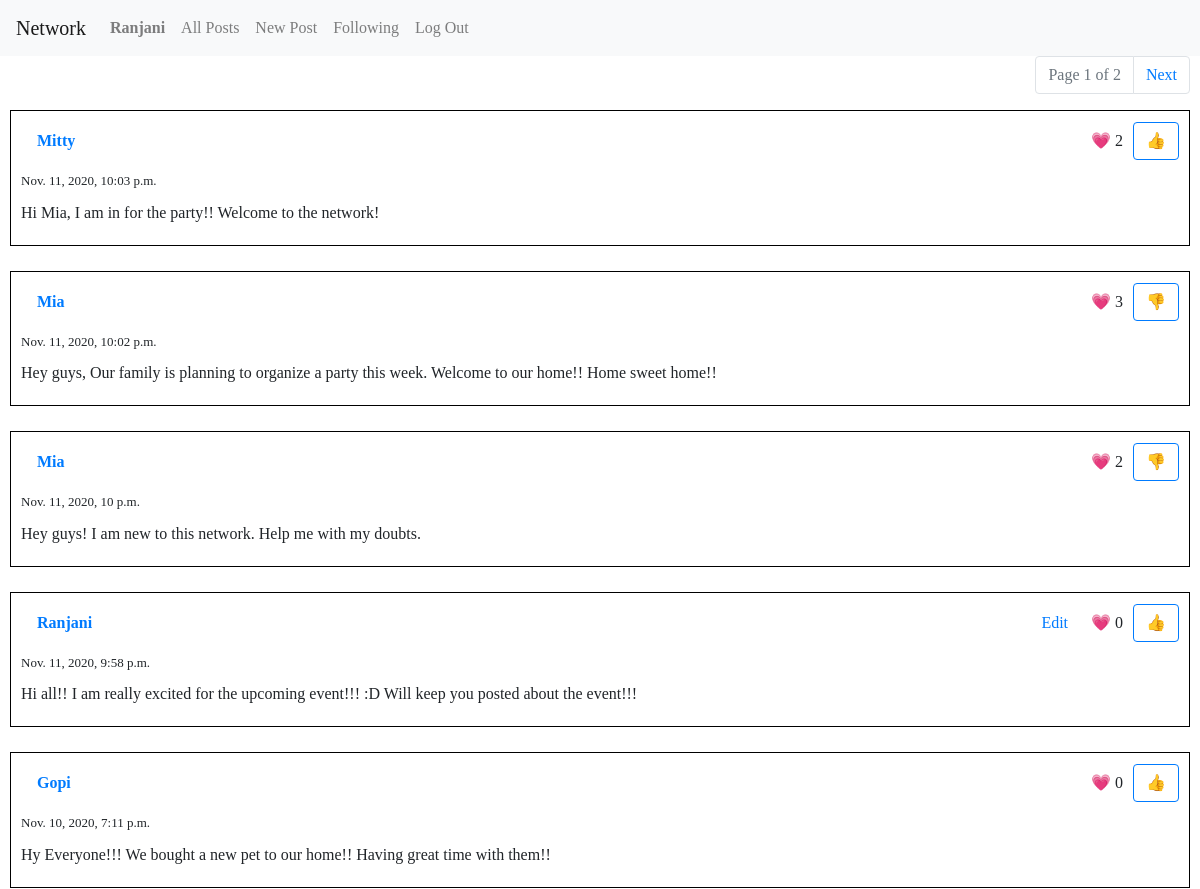
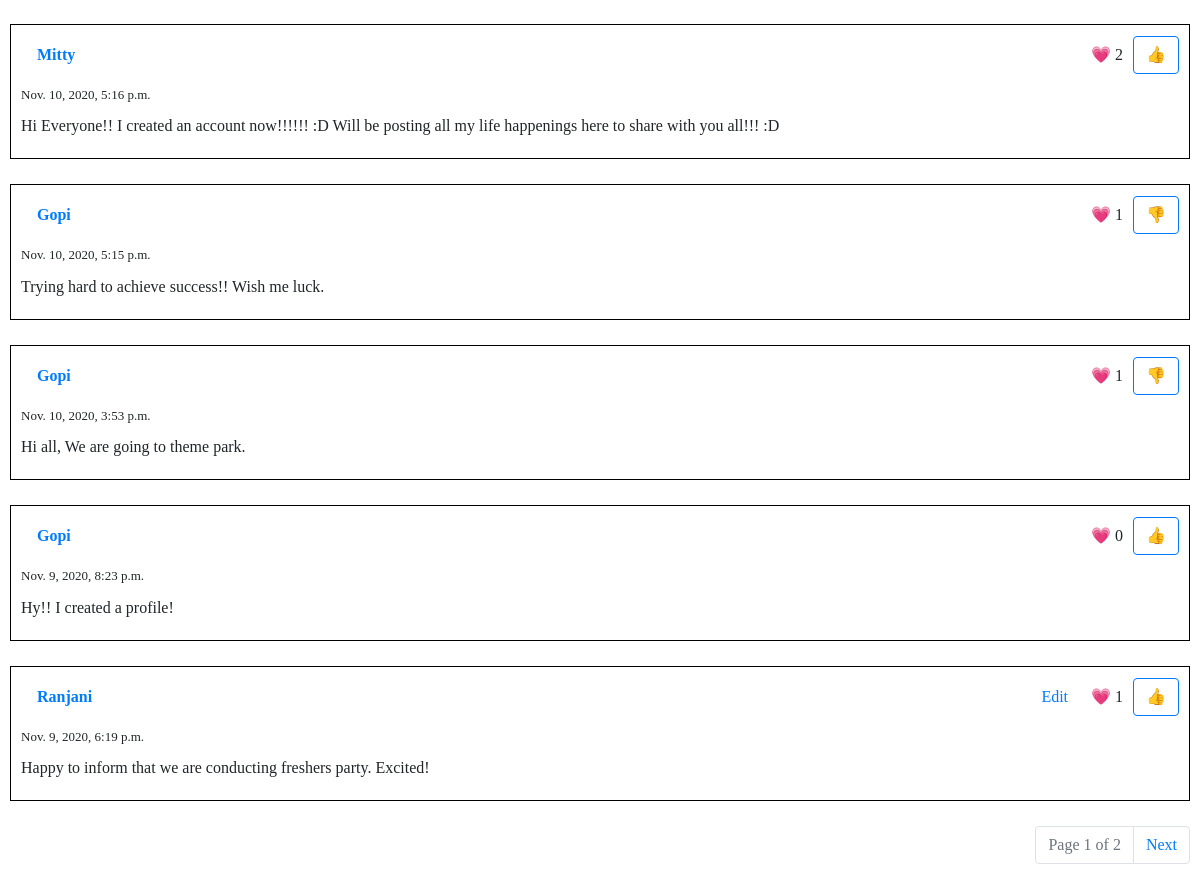
Page / (signed in) on the earlier database version (2 pictures, top to bottom).
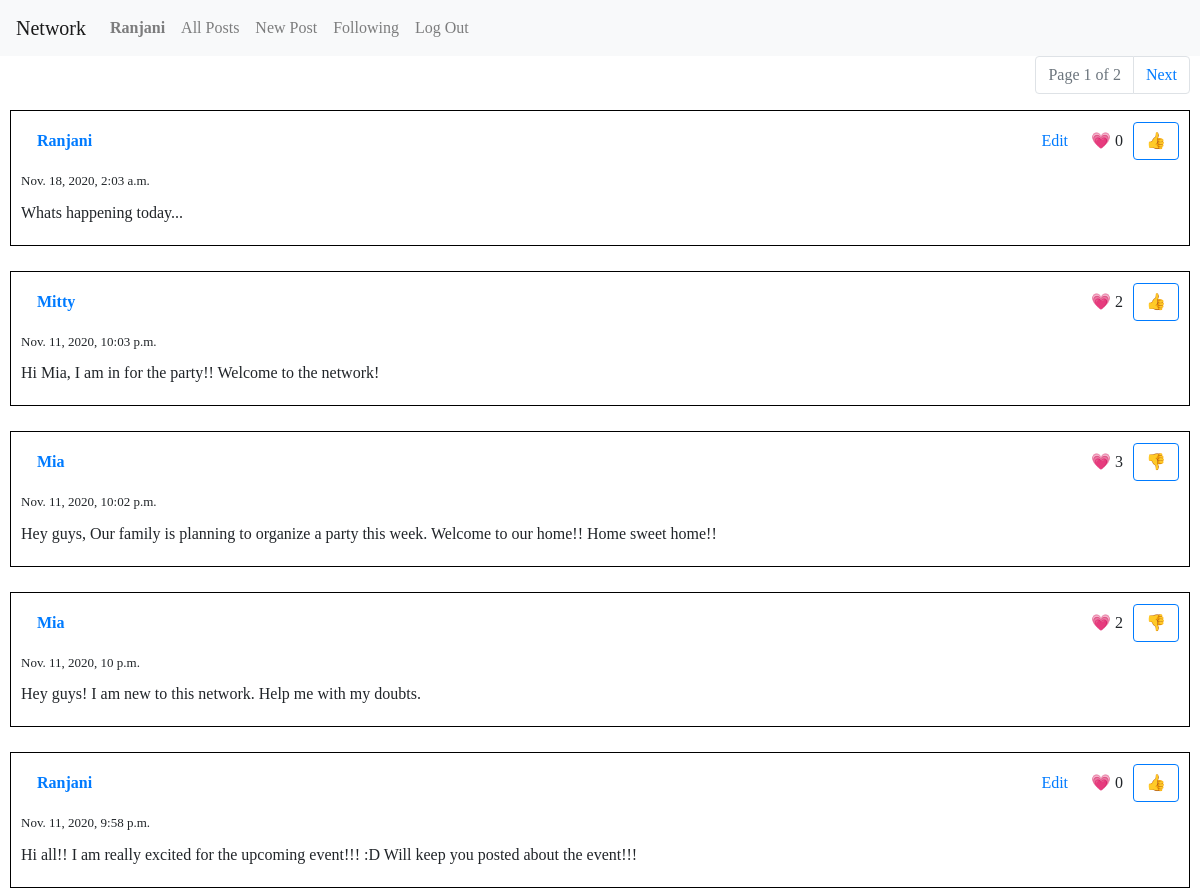
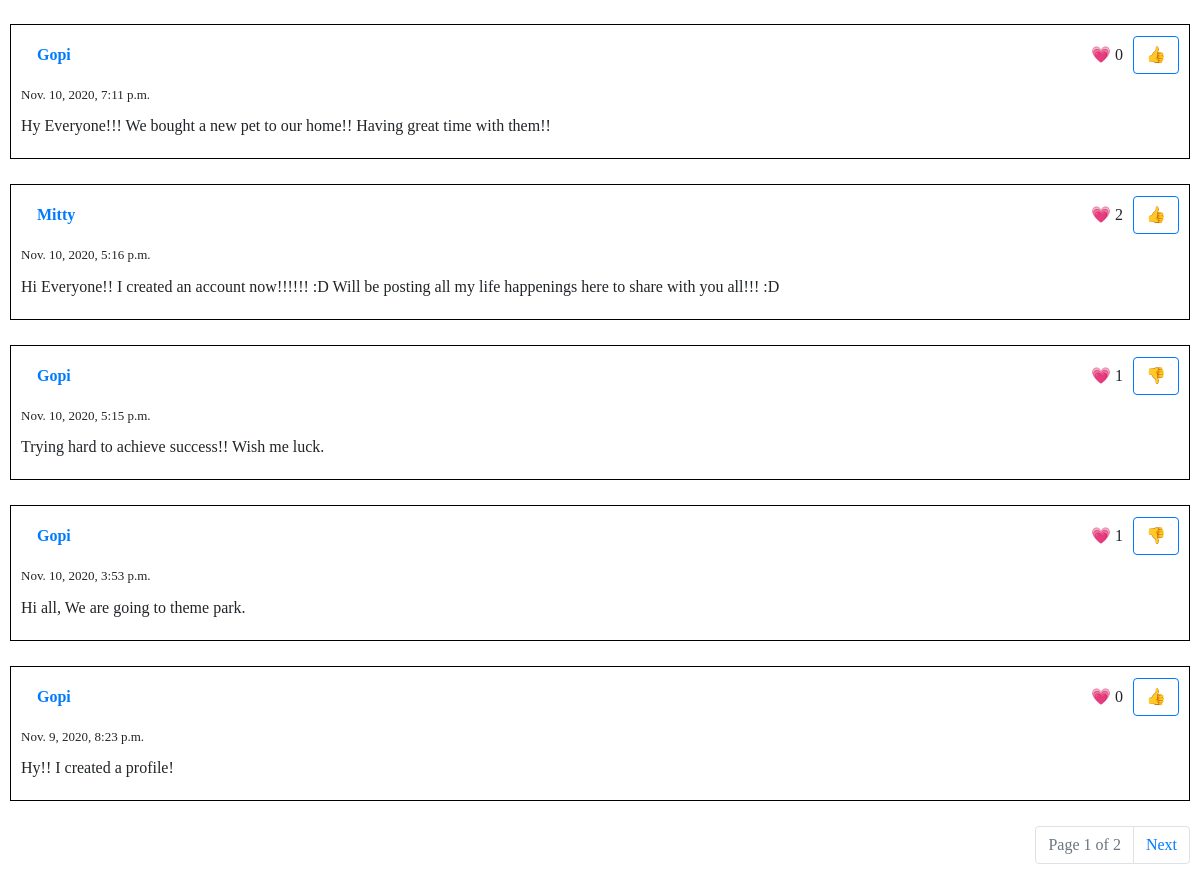
Same page on the later database version (2 pictures, top to bottom).
### network/models.py (models this page shows, shortened)
class Posts(models.Model):
    creator = models.ForeignKey(User,on_delete=models.SET_NULL, null=True, blank=True, related_name="posts")
    content = models.TextField(max_length=500)
    created = models.DateTimeField(default=timezone.now)

class User(AbstractUser):
    pass

### network/views.py (the view)
# urls.py: path("", views.index, name="index"),
def index(request):
    posts = Posts.objects.all().order_by(POSTS_ORDER)
    return render(request, "network/index.html", {
        "all_posts": get_posts_in_page(request, posts)
    })

### network/templatetags/network_filters.py (called while the page is built)
@register.filter
def user_likes(likes, user):
    return any(like.liker == user for like in likes.all())

### network/views.py (called while the page is built)
def get_posts_in_page(request, posts):
    paginator = Paginator(posts, 10)
    page = request.GET.get('page')
    return paginator.get_page(page)

### network/templates/network/index.html
{% extends "network/layout.html" %}
{% block body %}
{% include "network/all_posts.html" %}
{% endblock %}

### network/templates/network/all_posts.html (shortened to what this page needs)
{% include "network/pagination.html" %}
{% load static %}
{% load network_filters %}
{% for post in all_posts %}
    <div class="post" id="post-{{ post.id }}">
        <div class="creator">
            <a class="nav-link" href="{% url 'profile' post.creator.id %}">
                {{ post.creator }}
            </a>
        </div>
        {% if user.id is post.creator.id %}
            <button type="button" class="btn btn-link edit-button" onclick="editPost({{ post.id }})">Edit</button>
        {% endif %}
        <div class="like-count">
            &#128151; <span id="post-like-count-{{ post.id }}">{{ post.likes.count }}</span>
        </div>
        {% if user.is_authenticated %}
            {% with liked=post.likes|user_likes:user up_button="&#128077;" down_button="&#128078;" %}
                <button type="button" class="btn btn-outline-primary like-button"
                        onclick="toggleLike(this, {{ post.id }}, {{ liked|yesno:"true,false" }})"
                        data-up-button="{{ up_button }}"
                        data-down-button="{{ down_button }}"
                >
                    {% if liked %}
                        {{ down_button }}
                    {% else %}
                        {{ up_button }}
                    {% endif %}
                </button>
            {% endwith %}
        {% endif %}
        <div class="created-time">
            {{ post.created }}
        </div>
        <div class="content">
            {{ post.content }}
        </div>
    </div>
{% endfor %}
{% include "network/pagination.html" %}

Differences in the rows shown:
no longer on this page (row unchanged): Posts: creator "Ranjani", likes.count "1", up_button "👍", created "Nov. 9, 2020, 6:19 p.m.", content "Happy to inform that we are conducting freshers party. Excited!"
added Posts: creator "Ranjani", likes.count "0", up_button "👍", created "Nov. 18, 2020, 2:03 a.m.", content "Whats happening today..."
